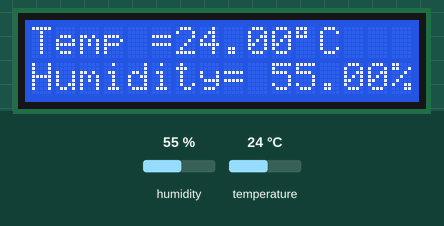
This sketch was run on a simulated Arduino Uno, built with avr-gcc and run on an emulated ATmega328P. On the bench: 16×2 character LCD. The test bench sets the inputs (shaded band); at power-on: humidity 55 %, temperature 24 °C. What the sketch prints to the serial monitor is not drawn.

Above: at 3.2 s.
3.3 s: humidity set to 22 %
At 5.1 s:
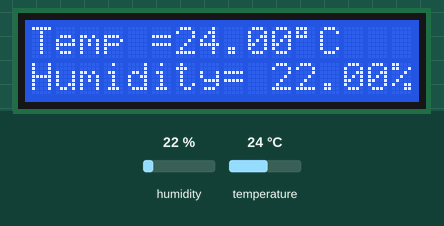
6.0 s: temperature set to 12 °C
At 7.4 s:
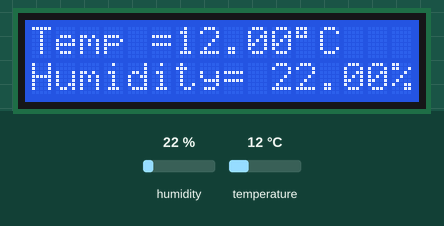
8.7 s: humidity set to 40 %
At 10.7 s:
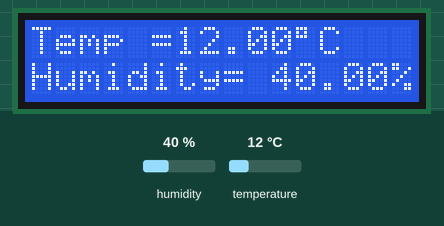
11.8 s: temperature set to 19 °C
At 13.0 s:
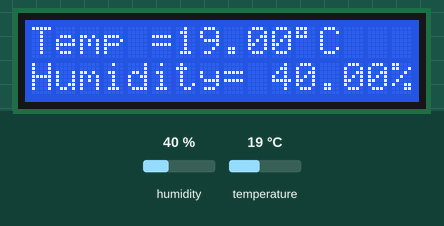
Timing chart, 0 to 14.8 s (numbered marks = the images above; inputs shaded):
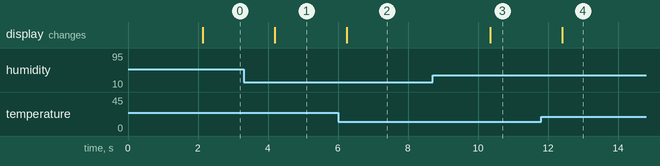

The sketch:

Temperature_Sensor.ino
```cpp
#include <Wire.h>
#include <LiquidCrystal_I2C.h>
#include <DHT.h>
#include <DHT_U.h>
// Replace 0x27 with 0x3F if I2C scanner shows a different address
LiquidCrystal_I2C lcd(0x27, 16, 2);


#define DHTPIN 3     // what pin we're connected to
// Uncomment whatever type you're using!
#define DHTTYPE DHT11

DHT dht(DHTPIN, DHTTYPE);

void setup() {
  Serial.begin(9600);
  dht.begin();

  lcd.init();          // Initialize the LCD
  lcd.backlight();     // Turn on backlight
  lcd.setCursor(0, 0);
  lcd.print(" Simple Circuits ");
  delay(2000);         // Splash screen for 2 seconds
  lcd.clear();
}

void loop() {
  float h = dht.readHumidity();      // Read humidity
  float t = dht.readTemperature();   // Read temperature in Celsius

  // Check if reading is successful
  if (isnan(h) || isnan(t)) {
    Serial.println("Failed to read from DHT sensor!");
    lcd.clear();
    lcd.setCursor(0, 0);
    lcd.print(" Sensor Error! ");
    delay(2000);
    return;
  }

  // Print to Serial Monitor
  Serial.print("Humidity: ");
  Serial.print(h);
  Serial.print(" %, Temp: ");
  Serial.print(t);
  Serial.println(" *C");

  // Print to LCD
  lcd.setCursor(0, 0);
  lcd.print("Temp =");
  lcd.print(t,2);
  lcd.print((char)223);  // Degree symbol
  lcd.print("C");

  lcd.setCursor(0, 1);
  lcd.print("Humidity= ");
  lcd.print(h,2);
  lcd.print("%");

  delay(2000); // Wait 2 seconds before refreshing
}
```

Measured:
- after the input at 3.3 s, the display: changes after 0.89 s (image 1)
- after the input at 6.0 s, the display: changes after 0.24 s (image 2)
- after the input at 8.7 s, the display: changes after 1.6 s (image 3)
- after the input at 11.8 s, the display: changes after 0.60 s (image 4)
